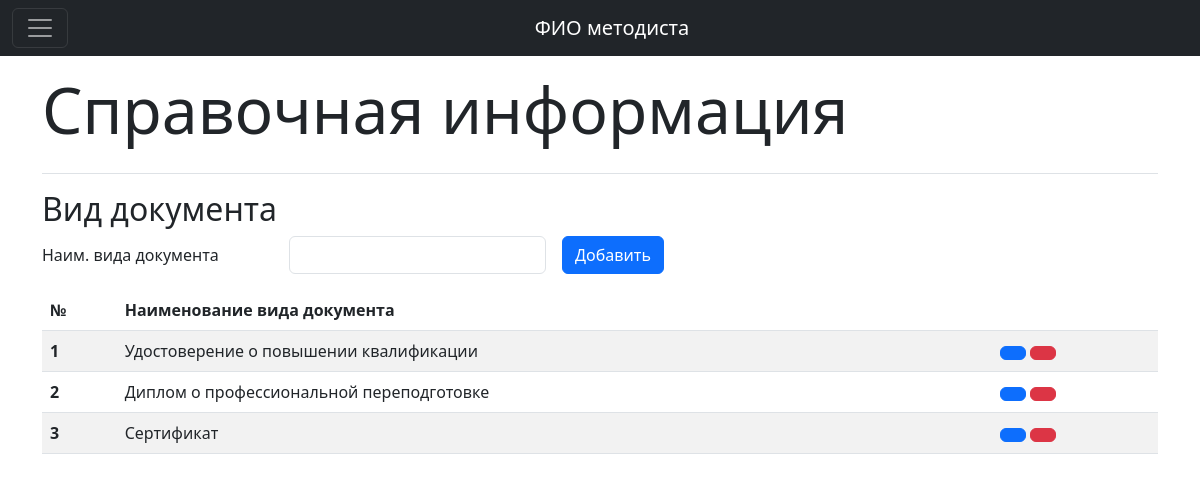
Screenshot of /index.php/type_doc/browse with the database file from the repository.
### tables this page shows
CREATE TABLE `type_doc` (
  `ID_type_doc` int NOT NULL,
  `name_type_doc` varchar(200) NOT NULL
);

### application/controllers/Type_doc.php (called while the page is built, shortened)
<?php
class Type_doc extends CI_Controller {
	public function browse()
	{
        $this->load->model('type_doc_m');
        $data['type_doc'] = $this->type_doc_m->sel_type_doc();
		$this->load->view('template/header.php');
        $this->load->view('template/sidebar.php');
		$this->load->view('page/info/type_doc.php', $data);
        $this->load->view('template/footer.php');
        $this->load->view('page/methodist/modal_info.php');
	}
}

### index.php (called while the page is built, shortened)
<?php
require_once BASEPATH.'core/CodeIgniter.php';

### application/models/Type_doc_m.php (called while the page is built, shortened)
<?php
class Type_doc_m extends CI_Model {
    public function sel_type_doc()
    {
        $query = $this->db->get('type_doc');
        return $query->result_array();
    }
}

### application/views/page/info/type_doc.php (the view, shortened to what this page needs)
<main class="container">
	<div class="d-flex justify-content-between flex-wrap flex-md-nowrap align-items-center pt-3 pb-2 mb-3 border-bottom">
		<h1 class="display-3 text-center mb-3">Справочная информация</h1>
	</div>
	<h2>Вид документа</h2>
	<form class="row g-3 mb-3" action="type_doc/add_type_doc" method="post">
		<div class="col-auto">
			<input type="text" readonly class="form-control-plaintext" value="Наим. вида документа">
		</div>
		<div class="col-auto">
			<input type="text" name="name_type_doc" class="form-control" required>
		</div>
		<div class="col-auto">
			<button type="submit" class="btn btn-primary">Добавить</button>
		</div>
	</form>
	<div class="table-responsive">
		<div class="data_table">
			<table id="table_type_doc" class="table table-striped" style="width:100%">
				<thead>
					<tr>
						<th>№</th>
						<th>Наименование вида документа</th>
						<th></th>
					</tr>
				</thead>
				<tbody>
					<?php foreach ($type_doc as $row) {?>
					<tr>
						<th scope="row"><?=$row['ID_type_doc']?></th>
						<td><?=$row['name_type_doc']?></td>
						<td>
							<button type="button" class="btn btn-primary" data-bs-toggle="modal"
								data-bs-target="#modal_info"
								data-id_info="<?=$row['ID_type_doc']?>"
								data-name_info="<?=$row['name_type_doc']?>">
							</button>
							<a href="type_doc/del_type_doc?ID_type_doc=<?=$row['ID_type_doc']?>" class="btn btn-danger">
							</a>
						</td>
					</tr>
					<?php }?>
				</tbody>
			</table>
		</div>
	</div>
</main>

### rows the page displays
type_doc: ID_type_doc "1", name_type_doc "Удостоверение о повышении квалификации"
type_doc: ID_type_doc "2", name_type_doc "Диплом о профессиональной переподготовке"
type_doc: ID_type_doc "3", name_type_doc "Сертификат"
